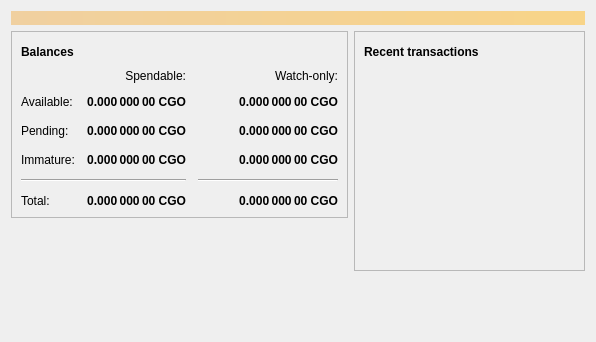
<?xml version="1.0" encoding="UTF-8"?>
<ui version="4.0">
 <class>OverviewPage</class>
 <widget class="QWidget" name="OverviewPage">
  <property name="geometry">
   <rect>
    <x>0</x>
    <y>0</y>
    <width>596</width>
    <height>342</height>
   </rect>
  </property>
  <property name="windowTitle">
   <string>Form</string>
  </property>
  <layout class="QVBoxLayout" name="topLayout">
   <item>
    <widget class="QLabel" name="labelAlerts">
     <property name="visible">
      <bool>false</bool>
     </property>
     <property name="styleSheet">
      <string notr="true">QLabel { background-color: qlineargradient(x1: 0, y1: 0, x2: 1, y2: 0, stop:0 #F0D0A0, stop:1 #F8D488); color:#000000; }</string>
     </property>
     <property name="wordWrap">
      <bool>true</bool>
     </property>
     <property name="margin">
      <number>3</number>
     </property>
     <property name="textInteractionFlags">
      <set>Qt::TextSelectableByMouse</set>
     </property>
    </widget>
   </item>
   <item>
    <layout class="QHBoxLayout" name="horizontalLayout" stretch="1,1">
     <item>
      <layout class="QVBoxLayout" name="verticalLayout_2">
       <item>
        <widget class="QFrame" name="frame">
         <property name="frameShape">
          <enum>QFrame::StyledPanel</enum>
         </property>
         <property name="frameShadow">
          <enum>QFrame::Raised</enum>
         </property>
         <layout class="QVBoxLayout" name="verticalLayout_4">
          <item>
           <layout class="QHBoxLayout" name="horizontalLayout_4">
            <item>
             <widget class="QLabel" name="label_5">
              <property name="font">
               <font>
                <weight>75</weight>
                <bold>true</bold>
               </font>
              </property>
              <property name="text">
               <string>Balances</string>
              </property>
             </widget>
            </item>
            <item>
             <widget class="QPushButton" name="labelWalletStatus">
              <property name="enabled">
               <bool>true</bool>
              </property>
              <property name="maximumSize">
               <size>
                <width>30</width>
                <height>16777215</height>
               </size>
              </property>
              <property name="toolTip">
               <string>The displayed information may be out of date. Your wallet automatically synchronizes with the CashGoldCoin network after a connection is established, but this process has not completed yet.</string>
              </property>
              <property name="text">
               <string/>
              </property>
              <property name="icon">
               <iconset resource="../bitcoin.qrc">
                <normaloff>:/icons/warning</normaloff>
                <disabledoff>:/icons/warning</disabledoff>:/icons/warning</iconset>
              </property>
              <property name="iconSize">
               <size>
                <width>24</width>
                <height>24</height>
               </size>
              </property>
              <property name="flat">
               <bool>true</bool>
              </property>
             </widget>
            </item>
            <item>
             <spacer name="horizontalSpacer_3">
              <property name="orientation">
               <enum>Qt::Horizontal</enum>
              </property>
              <property name="sizeHint" stdset="0">
               <size>
                <width>40</width>
                <height>20</height>
               </size>
              </property>
             </spacer>
            </item>
           </layout>
          </item>
          <item>
           <layout class="QGridLayout" name="gridLayout">
            <property name="spacing">
             <number>12</number>
            </property>
            <item row="2" column="2">
             <widget class="QLabel" name="labelWatchPending">
              <property name="font">
               <font>
                <weight>75</weight>
                <bold>true</bold>
               </font>
              </property>
              <property name="cursor">
               <cursorShape>IBeamCursor</cursorShape>
              </property>
              <property name="toolTip">
               <string>Unconfirmed transactions to watch-only addresses</string>
              </property>
              <property name="text">
               <string notr="true">0.000 000 00 CGO</string>
              </property>
              <property name="alignment">
               <set>Qt::AlignRight|Qt::AlignTrailing|Qt::AlignVCenter</set>
              </property>
              <property name="textInteractionFlags">
               <set>Qt::LinksAccessibleByMouse|Qt::TextSelectableByKeyboard|Qt::TextSelectableByMouse</set>
              </property>
             </widget>
            </item>
            <item row="2" column="1">
             <widget class="QLabel" name="labelUnconfirmed">
              <property name="font">
               <font>
                <weight>75</weight>
                <bold>true</bold>
               </font>
              </property>
              <property name="cursor">
               <cursorShape>IBeamCursor</cursorShape>
              </property>
              <property name="toolTip">
               <string>Total of transactions that have yet to be confirmed, and do not yet count toward the spendable balance</string>
              </property>
              <property name="text">
               <string notr="true">0.000 000 00 CGO</string>
              </property>
              <property name="alignment">
               <set>Qt::AlignRight|Qt::AlignTrailing|Qt::AlignVCenter</set>
              </property>
              <property name="textInteractionFlags">
               <set>Qt::LinksAccessibleByMouse|Qt::TextSelectableByKeyboard|Qt::TextSelectableByMouse</set>
              </property>
             </widget>
            </item>
            <item row="3" column="2">
             <widget class="QLabel" name="labelWatchImmature">
              <property name="font">
               <font>
                <weight>75</weight>
                <bold>true</bold>
               </font>
              </property>
              <property name="cursor">
               <cursorShape>IBeamCursor</cursorShape>
              </property>
              <property name="toolTip">
               <string>Mined balance in watch-only addresses that has not yet matured</string>
              </property>
              <property name="text">
               <string notr="true">0.000 000 00 CGO</string>
              </property>
              <property name="alignment">
               <set>Qt::AlignRight|Qt::AlignTrailing|Qt::AlignVCenter</set>
              </property>
              <property name="textInteractionFlags">
               <set>Qt::LinksAccessibleByMouse|Qt::TextSelectableByKeyboard|Qt::TextSelectableByMouse</set>
              </property>
             </widget>
            </item>
            <item row="4" column="0" colspan="2">
             <widget class="Line" name="line">
              <property name="orientation">
               <enum>Qt::Horizontal</enum>
              </property>
             </widget>
            </item>
            <item row="4" column="2">
             <widget class="Line" name="lineWatchBalance">
              <property name="sizePolicy">
               <sizepolicy hsizetype="Preferred" vsizetype="Fixed">
                <horstretch>0</horstretch>
                <verstretch>0</verstretch>
               </sizepolicy>
              </property>
              <property name="minimumSize">
               <size>
                <width>140</width>
                <height>0</height>
               </size>
              </property>
              <property name="orientation">
               <enum>Qt::Horizontal</enum>
              </property>
             </widget>
            </item>
            <item row="5" column="0">
             <widget class="QLabel" name="labelTotalText">
              <property name="text">
               <string>Total:</string>
              </property>
             </widget>
            </item>
            <item row="3" column="1">
             <widget class="QLabel" name="labelImmature">
              <property name="font">
               <font>
                <weight>75</weight>
                <bold>true</bold>
               </font>
              </property>
              <property name="cursor">
               <cursorShape>IBeamCursor</cursorShape>
              </property>
              <property name="toolTip">
               <string>Mined balance that has not yet matured</string>
              </property>
              <property name="text">
               <string notr="true">0.000 000 00 CGO</string>
              </property>
              <property name="alignment">
               <set>Qt::AlignRight|Qt::AlignTrailing|Qt::AlignVCenter</set>
              </property>
              <property name="textInteractionFlags">
               <set>Qt::LinksAccessibleByMouse|Qt::TextSelectableByKeyboard|Qt::TextSelectableByMouse</set>
              </property>
             </widget>
            </item>
            <item row="2" column="3">
             <spacer name="horizontalSpacer_2">
              <property name="orientation">
               <enum>Qt::Horizontal</enum>
              </property>
              <property name="sizeHint" stdset="0">
               <size>
                <width>40</width>
                <height>20</height>
               </size>
              </property>
             </spacer>
            </item>
            <item row="3" column="0">
             <widget class="QLabel" name="labelImmatureText">
              <property name="text">
               <string>Immature:</string>
              </property>
             </widget>
            </item>
            <item row="5" column="1">
             <widget class="QLabel" name="labelTotal">
              <property name="font">
               <font>
                <weight>75</weight>
                <bold>true</bold>
               </font>
              </property>
              <property name="cursor">
               <cursorShape>IBeamCursor</cursorShape>
              </property>
              <property name="toolTip">
               <string>Your current total balance</string>
              </property>
              <property name="text">
               <string notr="true">0.000 000 00 CGO</string>
              </property>
              <property name="alignment">
               <set>Qt::AlignRight|Qt::AlignTrailing|Qt::AlignVCenter</set>
              </property>
              <property name="textInteractionFlags">
               <set>Qt::LinksAccessibleByMouse|Qt::TextSelectableByKeyboard|Qt::TextSelectableByMouse</set>
              </property>
             </widget>
            </item>
            <item row="5" column="2">
             <widget class="QLabel" name="labelWatchTotal">
              <property name="font">
               <font>
                <weight>75</weight>
                <bold>true</bold>
               </font>
              </property>
              <property name="cursor">
               <cursorShape>IBeamCursor</cursorShape>
              </property>
              <property name="toolTip">
               <string>Current total balance in watch-only addresses</string>
              </property>
              <property name="text">
               <string notr="true">0.000 000 00 CGO</string>
              </property>
              <property name="alignment">
               <set>Qt::AlignRight|Qt::AlignTrailing|Qt::AlignVCenter</set>
              </property>
              <property name="textInteractionFlags">
               <set>Qt::LinksAccessibleByMouse|Qt::TextSelectableByKeyboard|Qt::TextSelectableByMouse</set>
              </property>
             </widget>
            </item>
            <item row="0" column="2">
             <widget class="QLabel" name="labelWatchonly">
              <property name="text">
               <string>Watch-only:</string>
              </property>
              <property name="alignment">
               <set>Qt::AlignRight|Qt::AlignTrailing|Qt::AlignVCenter</set>
              </property>
             </widget>
            </item>
            <item row="1" column="0">
             <widget class="QLabel" name="labelBalanceText">
              <property name="text">
               <string>Available:</string>
              </property>
             </widget>
            </item>
            <item row="1" column="1">
             <widget class="QLabel" name="labelBalance">
              <property name="font">
               <font>
                <weight>75</weight>
                <bold>true</bold>
               </font>
              </property>
              <property name="cursor">
               <cursorShape>IBeamCursor</cursorShape>
              </property>
              <property name="toolTip">
               <string>Your current spendable balance</string>
              </property>
              <property name="text">
               <string notr="true">0.000 000 00 CGO</string>
              </property>
              <property name="alignment">
               <set>Qt::AlignRight|Qt::AlignTrailing|Qt::AlignVCenter</set>
              </property>
              <property name="textInteractionFlags">
               <set>Qt::LinksAccessibleByMouse|Qt::TextSelectableByKeyboard|Qt::TextSelectableByMouse</set>
              </property>
             </widget>
            </item>
            <item row="1" column="2">
             <widget class="QLabel" name="labelWatchAvailable">
              <property name="font">
               <font>
                <weight>75</weight>
                <bold>true</bold>
               </font>
              </property>
              <property name="cursor">
               <cursorShape>IBeamCursor</cursorShape>
              </property>
              <property name="toolTip">
               <string>Your current balance in watch-only addresses</string>
              </property>
              <property name="text">
               <string notr="true">0.000 000 00 CGO</string>
              </property>
              <property name="alignment">
               <set>Qt::AlignRight|Qt::AlignTrailing|Qt::AlignVCenter</set>
              </property>
              <property name="textInteractionFlags">
               <set>Qt::LinksAccessibleByMouse|Qt::TextSelectableByKeyboard|Qt::TextSelectableByMouse</set>
              </property>
             </widget>
            </item>
            <item row="2" column="0">
             <widget class="QLabel" name="labelPendingText">
              <property name="text">
               <string>Pending:</string>
              </property>
             </widget>
            </item>
            <item row="0" column="1">
             <widget class="QLabel" name="labelSpendable">
              <property name="text">
               <string>Spendable:</string>
              </property>
              <property name="alignment">
               <set>Qt::AlignRight|Qt::AlignTrailing|Qt::AlignVCenter</set>
              </property>
             </widget>
            </item>
           </layout>
          </item>
         </layout>
        </widget>
       </item>
       <item>
        <spacer name="verticalSpacer">
         <property name="orientation">
          <enum>Qt::Vertical</enum>
         </property>
         <property name="sizeHint" stdset="0">
          <size>
           <width>20</width>
           <height>40</height>
          </size>
         </property>
        </spacer>
       </item>
      </layout>
     </item>
     <item>
      <layout class="QVBoxLayout" name="verticalLayout_3">
       <item>
        <widget class="QFrame" name="frame_2">
         <property name="frameShape">
          <enum>QFrame::StyledPanel</enum>
         </property>
         <property name="frameShadow">
          <enum>QFrame::Raised</enum>
         </property>
         <layout class="QVBoxLayout" name="verticalLayout">
          <item>
           <layout class="QHBoxLayout" name="horizontalLayout_2">
            <item>
             <widget class="QLabel" name="label_4">
              <property name="font">
               <font>
                <weight>75</weight>
                <bold>true</bold>
               </font>
              </property>
              <property name="text">
               <string>Recent transactions</string>
              </property>
             </widget>
            </item>
            <item>
             <widget class="QPushButton" name="labelTransactionsStatus">
              <property name="enabled">
               <bool>true</bool>
              </property>
              <property name="maximumSize">
               <size>
                <width>30</width>
                <height>16777215</height>
               </size>
              </property>
              <property name="toolTip">
               <string>The displayed information may be out of date. Your wallet automatically synchronizes with the CashGoldCoin network after a connection is established, but this process has not completed yet.</string>
              </property>
              <property name="text">
               <string/>
              </property>
              <property name="icon">
               <iconset resource="../bitcoin.qrc">
                <normaloff>:/icons/warning</normaloff>
                <disabledoff>:/icons/warning</disabledoff>:/icons/warning</iconset>
              </property>
              <property name="iconSize">
               <size>
                <width>24</width>
                <height>24</height>
               </size>
              </property>
              <property name="flat">
               <bool>true</bool>
              </property>
             </widget>
            </item>
            <item>
             <spacer name="horizontalSpacer">
              <property name="orientation">
               <enum>Qt::Horizontal</enum>
              </property>
              <property name="sizeHint" stdset="0">
               <size>
                <width>40</width>
                <height>20</height>
               </size>
              </property>
             </spacer>
            </item>
           </layout>
          </item>
          <item>
           <widget class="QListView" name="listTransactions">
            <property name="styleSheet">
             <string notr="true">QListView { background: transparent; }</string>
            </property>
            <property name="frameShape">
             <enum>QFrame::NoFrame</enum>
            </property>
            <property name="verticalScrollBarPolicy">
             <enum>Qt::ScrollBarAlwaysOff</enum>
            </property>
            <property name="horizontalScrollBarPolicy">
             <enum>Qt::ScrollBarAlwaysOff</enum>
            </property>
            <property name="selectionMode">
             <enum>QAbstractItemView::NoSelection</enum>
            </property>
           </widget>
          </item>
         </layout>
        </widget>
       </item>
       <item>
        <spacer name="verticalSpacer_2">
         <property name="orientation">
          <enum>Qt::Vertical</enum>
         </property>
         <property name="sizeHint" stdset="0">
          <size>
           <width>20</width>
           <height>40</height>
          </size>
         </property>
        </spacer>
       </item>
      </layout>
     </item>
    </layout>
   </item>
  </layout>
 </widget>
 <resources/>
 <connections/>
</ui>
